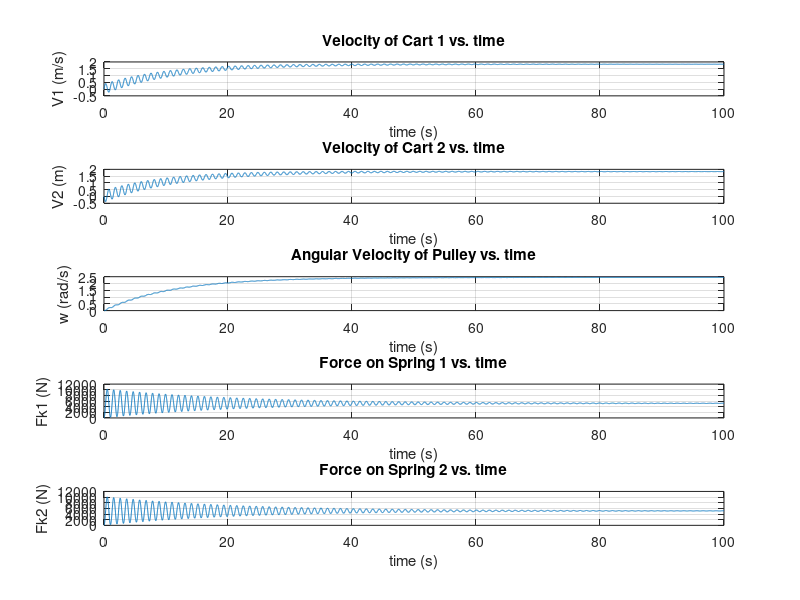

Write the MATLAB code that produced this figure.
clear;

% System parameters
m = 2000;               %Mass of the empty carts (kg)
mw = 336.24;            %Difference in mass due to added water (kg)
m1 = m + mw;            %mass of cart 1 (kg)
m2 = m;                 %mass of cart 2 (kg)
B = 200;                %Linear friction coefficient of carts' wheels (Ns/m)
Br = 20;                %Rotational friction of pulley (Nms/rad)
d = 1.5;                %diameter of pulley (m)
J = 250;                %Moment of inertia of pulley (kgm^2)
k = 78*1000;            %spring constant (N/m)
k1 = k; k2 = k;
g = 9.8;                %gravitational constant (m/s^2)
theta = atan(25/100);   %Incline angle (rad)

% System input
dt = 0.01;
t = 0:dt:100;
u = ones(1,length(t))*g*sin(theta);

% Matrices
A = [-B/m1 0 0 -1/m1 0;
      0 -B/m2 0 0 1/m2;
      0 0 -Br/J d/(2*J) -d/(2*J);
      k1 0 -k1*d/2 0 0;
      0 -k2 k2*d/2 0 0];
  
B = [1;-1;0;0;0];

C = eye(5);

D = 0;

%Create state space model
sys = ss(A,B,C,D);

%Plot model
[y,t] = lsim(sys,u,t);

%Plot
subplot(5,1,1);
plot(t,y(:,1));
title('Velocity of Cart 1 vs. time');
xlabel('time (s)');
ylabel('V1 (m/s)');
grid on;

subplot(5,1,2);
plot(t,y(:,2));
title('Velocity of Cart 2 vs. time');
xlabel('time (s)');
ylabel('V2 (m)');
grid on;

subplot(5,1,3);
plot(t,y(:,3));
title('Angular Velocity of Pulley vs. time');
xlabel('time (s)');
ylabel('w (rad/s)');
grid on;

subplot(5,1,4);
plot(t,y(:,4));
title('Force on Spring 1 vs. time');
xlabel('time (s)');
ylabel('Fk1 (N)');
grid on;

subplot(5,1,5);
plot(t,y(:,5));
title('Force on Spring 2 vs. time');
xlabel('time (s)');
ylabel('Fk2 (N)');
grid on;

fprintf('Maximum tension in Cable: %fN\n', max(y(:,4)));
